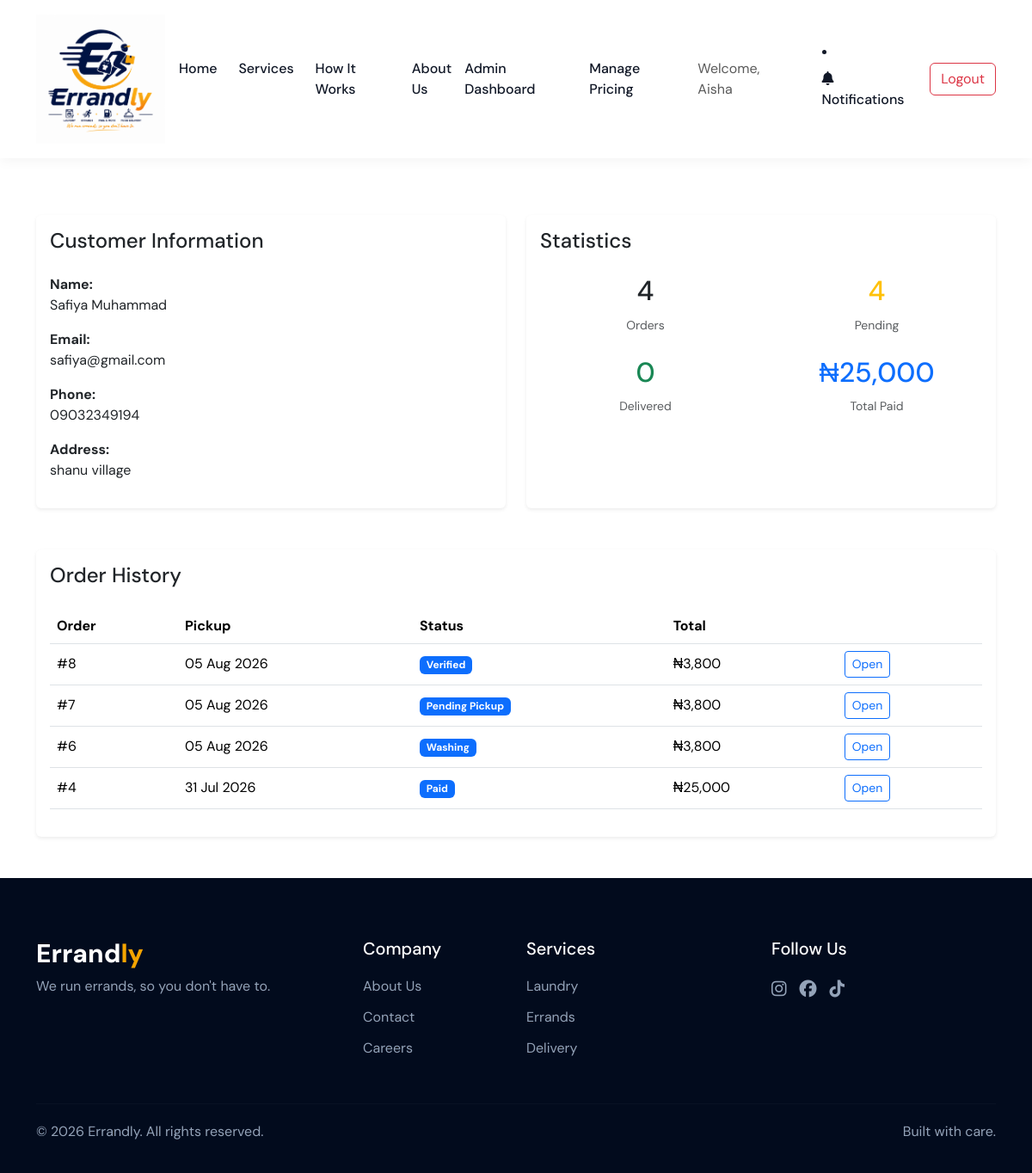
Screenshot of /admin/customer/3 (signed in) with the database file from the repository.
### models.py (models this page shows)
class User(UserMixin, db.Model):
    __tablename__ = "users"
    id = db.Column(
        db.Integer,
        primary_key=True
    )
    name = db.Column(
        db.String(100),
        nullable=False
    )
    email = db.Column(
        db.String(120),
        unique=True,
        nullable=False
    )
    phone = db.Column(
        db.String(20),
        nullable=False
    )
    address = db.Column(
        db.String(250),
        nullable=False
    )
    password = db.Column(
        db.String(250),
        nullable=False
    )
    role = db.Column(
        db.String(20),
        nullable=False,
        default="customer"
    )
    notifications = db.relationship(
    "Notification",
    back_populates="user",
    cascade="all, delete-orphan"
)

class LaundryOrder(db.Model):
    __tablename__ = "laundry_orders"
    id = db.Column(
        db.Integer,
        primary_key=True
    )
    user_id = db.Column(
        db.Integer,
        db.ForeignKey("users.id"),
        nullable=False
    )
    service_type = db.Column(
        db.String(30),
        nullable=False
    )
    pickup_date = db.Column(
        db.Date,
        nullable=False
    )
    delivery_date = db.Column(
        db.Date,
        nullable=False
    )
    submitted_total = db.Column(
        db.Integer,
        nullable=False,
        default=0
    )
    verified_total = db.Column(
        db.Integer,
        nullable=False,
        default=0
    )
    payment_status = db.Column(
        db.String(20),
        nullable=False,
        default="UNPAID"
    )
    payment_reference = db.Column(
        db.String(100),
        nullable=True
    )
    paid_at = db.Column(
        db.DateTime,
        nullable=True
    )
    order_status = db.Column(
        db.String(40),
        nullable=False,
        default=ORDER_STATUS[0]
    )
    manager_note = db.Column(
        db.Text
    )
    customer_approved = db.Column(
        db.Boolean,
        default=False
    )
    created_at = db.Column(
        db.DateTime,
        nullable=False,
        default=datetime.utcnow
    )
    user = db.relationship(
        "User",
        backref=db.backref(
            "laundry_orders",
            lazy=True
        )
    )

### app.py (the view)
@app.route("/admin/customer/<int:user_id>")
@admin_required
def admin_customer_details(user_id):
    customer = db.get_or_404(User, user_id)
    orders = db.session.execute(
        db.select(LaundryOrder)
        .where(LaundryOrder.user_id == customer.id)
        .order_by(LaundryOrder.created_at.desc())
    ).scalars().all()
    total_orders = len(orders)
    completed_orders = sum(
        1 for order in orders
        if order.order_status == "Delivered"
    )
    pending_orders = sum(
        1 for order in orders
        if order.order_status != "Delivered"
    )
    total_spent = sum(
        order.submitted_total
        for order in orders
        if order.payment_status == "PAID"
    )
    return render_template(
        "admin/customer_details.html",
        customer=customer,
        orders=orders,
        total_orders=total_orders,
        completed_orders=completed_orders,
        pending_orders=pending_orders,
        total_spent=total_spent
    )

### app.py (called while the page is built)
@app.context_processor
def inject_notification_count():
    unread_count = 0
    if current_user.is_authenticated:
        unread_count = (
            Notification.query
            .filter_by(
                user_id=current_user.id,
                is_read=False
            )
            .count()
        )
    return dict(
        unread_notifications=unread_count
    )

@login_manager.user_loader
def load_user(user_id):
    return db.get_or_404(User, int(user_id))

def admin_required(f):
    @wraps(f)
    def wrapped_view(*args, **kwargs):
        if not current_user.is_authenticated:
            flash(
                "Please log in to access the admin area.",
                "warning"
            )
            return redirect(url_for("login"))
        if current_user.role != "admin":
            flash(
                "You do not have permission to access this page.",
                "danger"
            )
            return redirect(url_for("dashboard"))
        return f(*args, **kwargs)
    return wrapped_view

### templates/admin/customer_details.html (shortened to what this page needs)
{% extends "base.html" %}
{% block content %}
<div class="container py-5 mt-5">
    <div class="d-flex justify-content-between align-items-center mb-5">
        <div>
            <small class="text-muted">
            </small>
            <h2 class="mb-1">
            </h2>
            <p class="text-muted">
            </p>
        </div>
        <a href="{{ url_for('admin_customers') }}"
           class="btn btn-outline-secondary">
        </a>
    </div>
    <div class="row g-4 mb-5">
    <div class="col-lg-6">
        <div class="card shadow-sm border-0 h-100">
            <div class="card-body">
                <h4 class="mb-4">
                    Customer Information
                </h4>
                <p>
                    <strong>Name:</strong><br>
                    {{ customer.name }}
                </p>
                <p>
                    <strong>Email:</strong><br>
                    {{ customer.email }}
                </p>
                <p>
                    <strong>Phone:</strong><br>
                    {{ customer.phone }}
                </p>
                <p>
                    <strong>Address:</strong><br>
                    {{ customer.address }}
                </p>
            </div>
        </div>
    </div>
    <div class="col-lg-6">
    <div class="card shadow-sm border-0 h-100">
        <div class="card-body">
            <h4 class="mb-4">
                Statistics
            </h4>
            <div class="row text-center">
                <div class="col-6 mb-4">
                    <h2>
                        {{ total_orders }}
                    </h2>
                    <small class="text-muted">
                        Orders
                    </small>
                </div>
                <div class="col-6 mb-4">
                    <h2 class="text-warning">
                        {{ pending_orders }}
                    </h2>
                    <small class="text-muted">
                        Pending
                    </small>
                </div>
                <div class="col-6">
                    <h2 class="text-success">
                        {{ completed_orders }}
                    </h2>
                    <small class="text-muted">
                        Delivered
                    </small>
                </div>
                <div class="col-6">
                    <h2 class="text-primary">
                        ₦{{ "{:,.0f}".format(total_spent) }}
                    </h2>
                    <small class="text-muted">
                        Total Paid
                    </small>
                </div>
            </div>
        </div>
    </div>
</div>
</div>
<div class="card shadow-sm border-0">
    <div class="card-body">
        <h4 class="mb-4">
            Order History
        </h4>
        {% if orders %}
        <div class="table-responsive">
            <table class="table align-middle">
                <thead>
                    <tr>
                        <th>Order</th>
                        <th>Pickup</th>
                        <th>Status</th>
                        <th>Total</th>
                        <th></th>
                    </tr>
                </thead>
                <tbody>
                {% for order in orders %}
                    <tr>
                        <td>
                            #{{ order.id }}
                        </td>
                        <td>
                            {{ order.pickup_date.strftime("%d %b %Y") }}
                        </td>
                        <td>
                            <span class="badge bg-primary">
                                {{ order.order_status }}
                            </span>
                        </td>
                        <td>
                            ₦{{ "{:,.0f}".format(order.submitted_total) }}
                        </td>
                        <td>
                            <a href="{{ url_for('admin_order_details',
                                                order_id=order.id) }}"
                               class="btn btn-sm btn-outline-primary">
                                Open
                            </a>
                        </td>
                    </tr>
                {% endfor %}
                </tbody>
            </table>
        </div>
        {% else %}
        <div class="alert alert-light mb-0">
            This customer has not placed any orders yet.
        </div>
        {% endif %}
    </div>
</div>
</div>
{% endblock %}

### templates/base.html (shortened to what this page needs)
<!DOCTYPE html>
<html lang="en">
<head>
    <link href="https://cdn.jsdelivr.net/npm/bootstrap@5.3.3/dist/css/bootstrap.min.css"
        rel="stylesheet">
    <link rel="stylesheet"
        href="https://cdnjs.cloudflare.com/ajax/libs/font-awesome/6.5.2/css/all.min.css">
    <link rel="stylesheet"
        href="{{ url_for('static', filename='css/style.css') }}">
</head>
<body>
    <nav class="navbar navbar-expand-lg fixed-top">
        <div class="container">
            <a class="navbar-brand" href="{{ url_for('home') }}">
                <img src="{{ url_for('static', filename='images/errandly-logo.png') }}"
                     alt="Errandly Logo">
            </a>
            <div class="collapse navbar-collapse" id="mainNavbar">
                <ul class="navbar-nav mx-auto">
                    <li class="nav-item">
                        <a class="nav-link" href="#home">Home</a>
                    </li>
                    <li class="nav-item">
                        <a class="nav-link" href="#services">Services</a>
                    </li>
                    <li class="nav-item">
                        <a class="nav-link" href="#how-it-works">
                            How It Works
                        </a>
                    </li>
                    <li class="nav-item">
                        <a class="nav-link" href="#about">
                            About Us
                        </a>
                    </li>
                </ul>
                <div class="nav-actions">
                   {% if current_user.is_authenticated %}
                        {% if current_user.role == "admin" %}
                            <a href="{{ url_for('admin_dashboard') }}"
                                class="nav-link">
                                    Admin Dashboard
                            </a>
                            <a href="{{ url_for('admin_services') }}"
                                class="nav-link">
                                    Manage Pricing
                            </a>
                        {% else %}
                            <a href="{{ url_for('dashboard') }}"
                                class="nav-link">
                                    Dashboard
                            </a>
                        {% endif %}
                        <span class="navbar-text me-3">
                            Welcome, {{ current_user.name }}
                        </span>
                        <li class="nav-item">
                            <a
                                class="nav-link position-relative"
                                href="{{ url_for('notifications') }}"
                            >
                                <i class="fas fa-bell"></i>
                                Notifications
                            </a>
                        </li>
                        <a href="{{ url_for('logout') }}"
                        class="btn btn-outline-danger">
                            Logout
                        </a>
                    {% endif %}
                </div>
            </div>
        </div>
    </nav>
    {% block content %}
    {% endblock %}
    <footer class="footer">
        <div class="container">
            <div class="row gy-4">
                <div class="col-lg-4">
                    <h3 class="footer-logo">
                        Errand<span>ly</span>
                    </h3>
                    <p>
                        We run errands, so you don't have to.
                    </p>
                </div>
                <div class="col-lg-2 col-md-4">
                    <h5>Company</h5>
                    <a href="#about">About Us</a>
                    <a href="#">Contact</a>
                    <a href="#">Careers</a>
                </div>
                <div class="col-lg-3 col-md-4">
                    <h5>Services</h5>
                    <a href="#services">Laundry</a>
                    <a href="#services">Errands</a>
                    <a href="#services">Delivery</a>
                </div>
                <div class="col-lg-3 col-md-4">
                    <h5>Follow Us</h5>
                    <div class="social-links">
                        <a href="#">
                            <i class="fab fa-instagram"></i>
                        </a>
                        <a href="#">
                            <i class="fab fa-facebook"></i>
                        </a>
                        <a href="#">
                            <i class="fab fa-tiktok"></i>
                        </a>
                    </div>
                </div>
            </div>
            <hr>
            <div class="footer-bottom">
                <p>
                    © 2026 Errandly. All rights reserved.
                </p>
                <p>
                    Built with care.
                </p>
            </div>
        </div>
    </footer>
</body>
</html>

### static/css/style.css (style rules this page uses)
:root { --primary-color: #071d49; --secondary-color: #f5a400; --dark-color: #111827; --light-color: #f8fafc; --white: #ffffff; }
* { margin: 0; padding: 0; box-sizing: border-box; }
body { font-family: 'DM Sans', sans-serif; color: var(--dark-color); background-color: var(--white); }
.navbar { background-color: var(--white); padding: 12px 0; box-shadow: 0 2px 15px rgba(0, 0, 0, 0.05); transition: all 0.3s ease; }
.navbar-brand { display: flex; align-items: center; }
.navbar-brand img { width: 150px; height: auto; display: block; }
.navbar-nav { gap: 25px; }
.nav-link { color: var(--dark-color); font-weight: 500; padding: 8px 0 !important; position: relative; transition: 0.3s ease; }
.nav-link::after { content: ""; position: absolute; width: 0; height: 2px; background-color: var(--secondary-color); left: 0; bottom: 0; transition: width 0.3s ease; }
.nav-actions { display: flex; align-items: center; gap: 20px; }
.footer { padding: 70px 0 20px; background-color: #020b1d; color: var(--white); }
.footer-logo { font-size: 30px; font-weight: 800; }
.footer-logo span { color: var(--secondary-color); }
.footer p { color: #94a3b8; }
.footer h5 { margin-bottom: 20px; }
.footer a { display: block; color: #94a3b8; text-decoration: none; margin-bottom: 12px; }
.social-links { display: flex; gap: 15px; }
.social-links a { font-size: 20px; }
.footer hr { border-color: #1e293b; margin: 40px 0 20px; }
.footer-bottom { display: flex; justify-content: space-between; }

### rows the page displays
User: name "Aisha"
User: name "Safiya Muhammad", email "safiya@gmail.com", phone "09032349194", address "shanu village"
LaundryOrder: id "8", pickup_date "05 Aug 2026", order_status "Verified", submitted_total "3,800"
LaundryOrder: id "7", pickup_date "05 Aug 2026", order_status "Pending Pickup", submitted_total "3,800"
LaundryOrder: id "6", pickup_date "05 Aug 2026", order_status "Washing", submitted_total "3,800"
LaundryOrder: id "4", pickup_date "31 Jul 2026", order_status "Paid", submitted_total "25,000"

### other values shown
{{ total_orders }} "4"
{{ pending_orders }} "4"
{{ completed_orders }} "0"
{{ "{:,.0f}".format(total_spent) }} "25,000"
